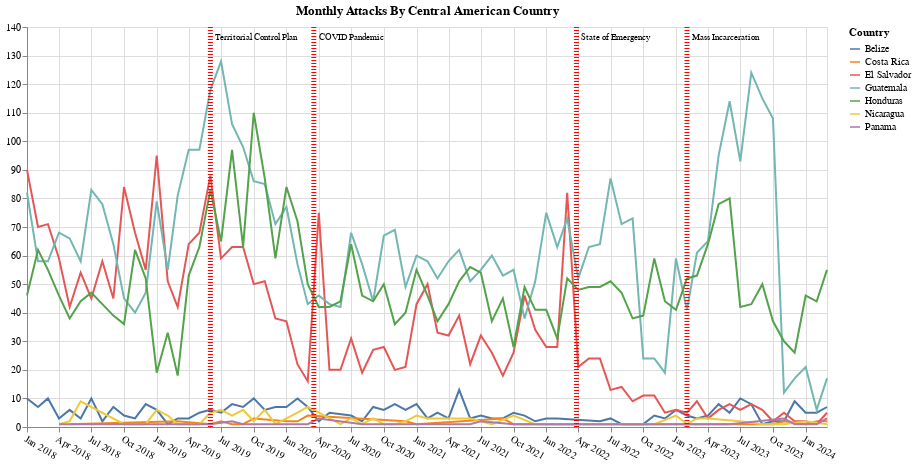

The notebook cell saved with this chart:
### Code cell
# Ensure 'event_date' is in datetime format
df_acled['event_date'] = pd.to_datetime(df_acled['event_date'])

# Create a quarter column based on the event_date
df_acled['quarter'] = df_acled['event_date'].dt.to_period('M').dt.start_time
# I originally did it for quarters but switched it up to months in the line above. 
# Did not change the column names to month but can do this later if we stick to months.

# Count crimes per country and quarter
attack_counts = df_acled.groupby(['country', 'quarter']).size().reset_index(name='attack_count')

# Exclude mexico (outlier)
attack_counts = attack_counts[attack_counts['country'] != 'Mexico']

# Save the quarters as strings
attack_counts['quarter'] = attack_counts['quarter'].astype(str)

# Create a DataFrame for policy change annotations
policy_changes = pd.DataFrame({
    'policy_name': [
        'Territorial Control Plan', 
        'COVID Pandemic', 
        'State of Emergency',
        'Mass Incarceration'
    ],
    'policy_date': [
        '2019-06-01', 
        '2020-03-18',
        '2022-03-27',
        '2023-02-01'
    ]
})

# Convert policy_date to datetime
policy_changes['policy_date'] = pd.to_datetime(policy_changes['policy_date'])

# Create the chart
quarter_attacks_line_chart = alt.Chart(attack_counts).mark_line(point=False).encode(
    x=alt.X('quarter:T', title='', axis=alt.Axis(format='%b %Y', labelAngle=30, labelOverlap=False)),
    y=alt.Y('attack_count:Q', title='', scale=alt.Scale(domain=[0, 140])),
    color=alt.Color('country:N', title='Country')
).properties(
    title='Monthly Attacks By Central American Country',
    width=700,
    height=400
)

# Vertical lines for interventions
policy_lines = alt.Chart(policy_changes).mark_rule(color='red', strokeDash=[1, 2], strokeWidth = 5).encode(
    x='policy_date:T',
    tooltip=['policy_name', 'policy_date']
)

# Text labels for interventions
policy_labels = alt.Chart(policy_changes).mark_text(align='left', dx= 5, dy=-190, fontSize=9).encode(
    x='policy_date:T',
    text='policy_name:N'
)

# Combine the base chart, policy lines, and labels
final_chart = quarter_attacks_line_chart + policy_lines + policy_labels

# Display the chart
final_chart.display()

### Figure 1 — Vega-Lite specification as saved in the notebook (floating-point values rounded to 4 significant figures; data arrays with more than 128 entries replaced by an {"elided": "..."} marker saying what was removed)
{"config": {"view": {"continuousWidth": 300, "continuousHeight": 300}}, "layer": [{"data": {"name": "data-7e03d0191337425da35a8934fd05eae9"}, "mark": {"type": "line", "point": false}, "encoding": {"color": {"field": "country", "title": "Country", "type": "nominal"}, "x": {"axis": {"format": "%b %Y", "labelAngle": 30, "labelOverlap": false}, "field": "quarter", "title": "", "type": "temporal"}, "y": {"field": "attack_count", "scale": {"domain": [0, 140]}, "title": "", "type": "quantitative"}}, "title": "Monthly Attacks By Central American Country"}, {"data": {"name": "data-9785c9687bd465c24e2dfd07e5703a07"}, "mark": {"type": "rule", "color": "red", "strokeDash": [1, 2], "strokeWidth": 5}, "encoding": {"tooltip": [{"field": "policy_name", "type": "nominal"}, {"field": "policy_date", "type": "temporal"}], "x": {"field": "policy_date", "type": "temporal"}}}, {"data": {"name": "data-9785c9687bd465c24e2dfd07e5703a07"}, "mark": {"type": "text", "align": "left", "dx": 5, "dy": -190, "fontSize": 9}, "encoding": {"text": {"field": "policy_name", "type": "nominal"}, "x": {"field": "policy_date", "type": "temporal"}}}], "height": 400, "width": 800, "$schema": "https://vega.github.io/schema/vega-lite/v5.20.1.json", "datasets": {"data-7e03d0191337425da35a8934fd05eae9": {"elided": "403 records"}, "data-9785c9687bd465c24e2dfd07e5703a07": [{"policy_name": "Territorial Control Plan", "policy_date": "2019-06-01T00:00:00"}, {"policy_name": "COVID Pandemic", "policy_date": "2020-03-18T00:00:00"}, {"policy_name": "State of Emergency", "policy_date": "2022-03-27T00:00:00"}, {"policy_name": "Mass Incarceration", "policy_date": "2023-02-01T00:00:00"}]}}
